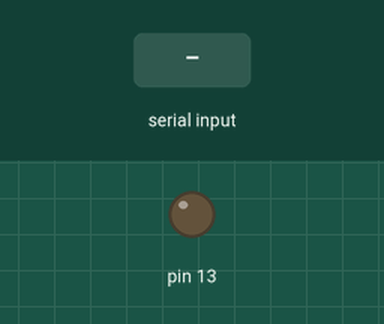
A sketch run on a simulated Arduino Uno, built with avr-gcc and run on an emulated ATmega328P. Shown: output pins drawn as LEDs (lit = HIGH). The inputs (shaded band) are chosen by the test bench.

Above: at 1.2 s.
1.3 s: "1" received over the second serial link
At 2.5 s:
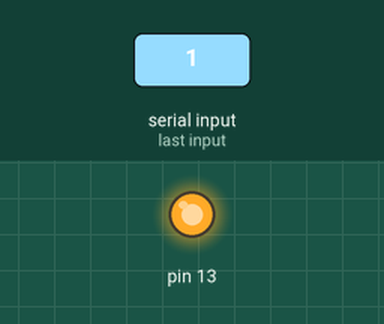
2.8 s: "0" received over the second serial link
At 3.8 s:
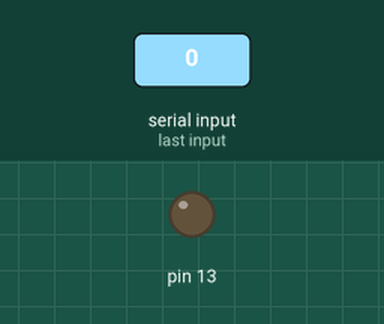
Timing chart, 0 to 5.8 s (numbered marks = the images above; inputs shaded):
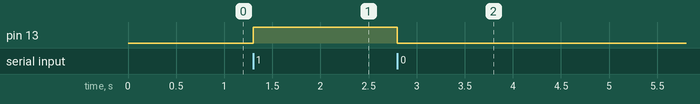

The sketch:

SerialToBTSlave.ino
```cpp
#include <SoftwareSerial.h>

SoftwareSerial mySerial(10, 11); // RX, TX


int num;

void setup() {

pinMode(13, OUTPUT);
Serial.begin(9600);

mySerial.begin(9600);

}

void loop()

{

if (mySerial.available())
{
    num=(mySerial.read());    //Store hex command in integer. Also converts hex to decimal

    if (num == '1')
    {
      digitalWrite(13, HIGH);
    }

    if (num == '0')
    {
      digitalWrite(13, LOW);
    }
}
}
```

Measured:
- after the input at 1.3 s, pin 13: LOW → HIGH at once
- after the input at 2.8 s, pin 13: HIGH → LOW at once
